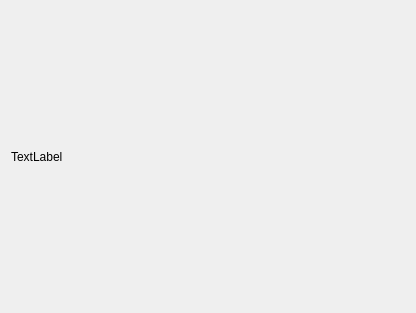
<?xml version="1.0" encoding="UTF-8"?>
<ui version="4.0">
 <class>DCMotorWidget</class>
 <widget class="QWidget" name="DCMotorWidget">
  <property name="geometry">
   <rect>
    <x>0</x>
    <y>0</y>
    <width>416</width>
    <height>313</height>
   </rect>
  </property>
  <property name="windowTitle">
   <string>Form</string>
  </property>
  <layout class="QVBoxLayout" name="mainLayout">
   <item>
    <widget class="QLabel" name="label">
     <property name="text">
      <string>TextLabel</string>
     </property>
    </widget>
   </item>
  </layout>
 </widget>
 <resources/>
 <connections/>
</ui>
